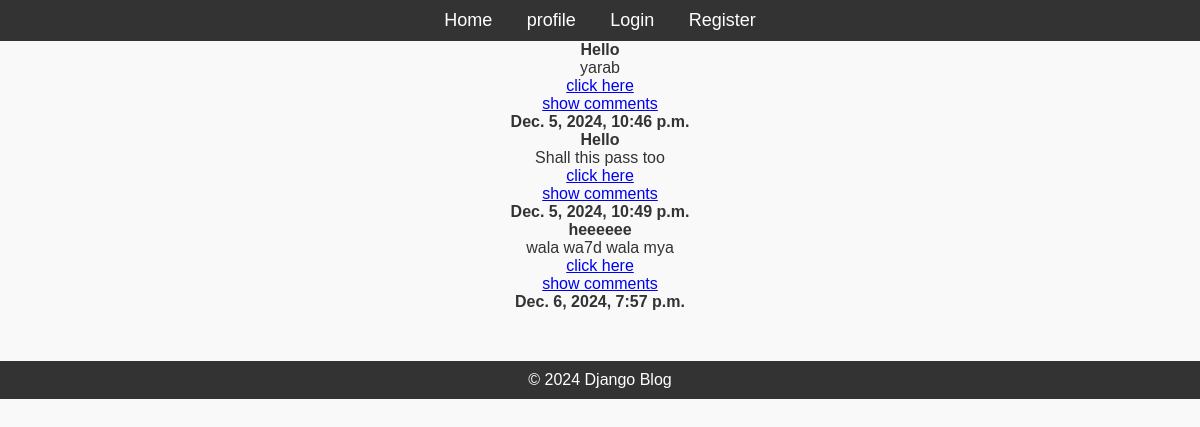
The page / on the database its author committed.
### blog/models.py (models this page shows, shortened)
class Post(models.Model):
    title = models.CharField(max_length=200)
    content = models.TextField()
    published_date = models.DateTimeField(auto_now_add=True)
    author = models.ForeignKey(User, on_delete=models.CASCADE)
    tag = TaggableManager()

### blog/views.py (the view)
# urls.py: path('', views.home , name='home'),
def home(request):
    posts=Post.objects.all()
    context = {'posts': posts }
    return render(request, 'blog/blogs.html', context)

### blog/templates/blog/blogs.html
{%extends 'blog/base.html'%} {% block title%} All blogs {%endblock%}
{%load static %}
{% block content%}
{% for post in posts %}
    <h4> {{post.title}} </h4>
    <p> {{post.content}} </P>
        <a href = "{% url 'post_detail' post.id %}">click here </a>
        <a href = "{% url 'comment_list' post.id %}">show comments </a>
    <strong> {{post.published_date}} </strong>
{% endfor %}
{% endblock %}

### blog/static/css/styles.css (style rules this page uses)
* { margin: 0; padding: 0; box-sizing: border-box; }
body { font-family: Arial, sans-serif; background-color: #f9f9f9; color: #333; }

### rows shown on the page
Post: title "Hello", content "yarab", published_date "Dec. 5, 2024, 10:46 p.m."
Post: title "Hello", content "Shall this pass too", published_date "Dec. 5, 2024, 10:49 p.m."
Post: title "heeeeee", content "wala wa7d wala mya", published_date "Dec. 6, 2024, 7:57 p.m."
